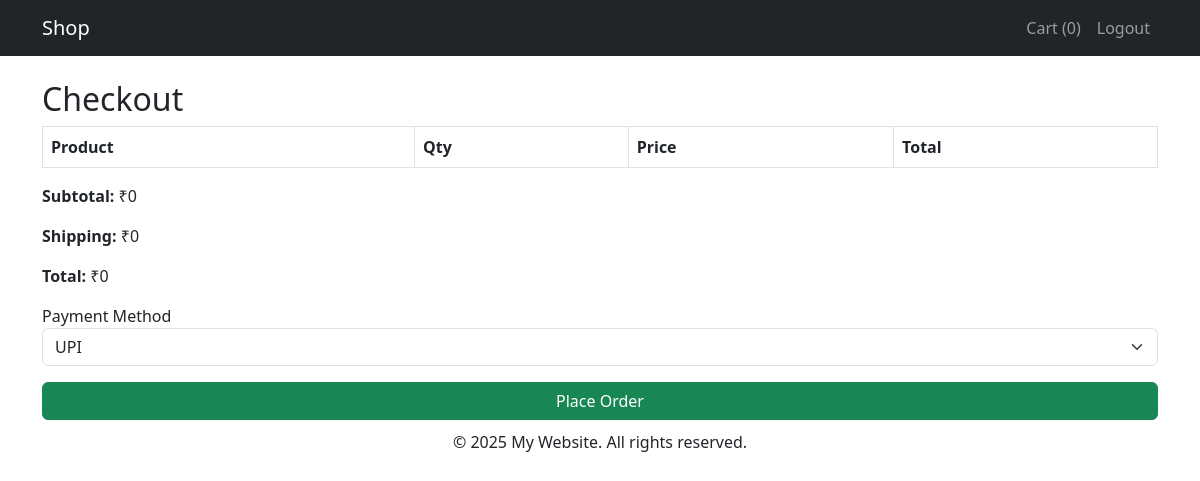
The page /proceed_to_checkout/ (signed in) on the database as committed earlier.
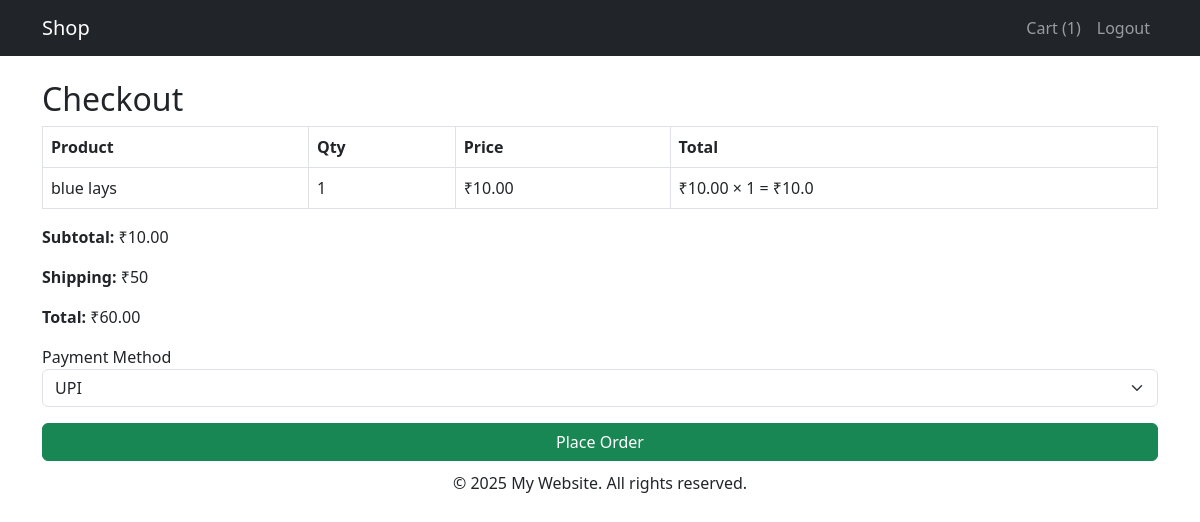
The same page on the database as committed later.
### backend/models.py (models this page shows, shortened)
class Cart(models.Model):
    id = models.BigAutoField(primary_key=True)
    custom_user = models.ForeignKey(CustomUser,on_delete=models.SET_NULL,blank=True,null=True)
    product =  models.ForeignKey(Product,on_delete=models.SET_NULL,blank=True,null=True)
    qty = models.IntegerField()
    class Meta:
        db_table = 'cart'

class Product(models.Model):
    id = models.BigAutoField(primary_key=True)
    name = models.CharField(max_length=255)
    category=models.ForeignKey(Category,null=True,blank=True,on_delete=models.SET_NULL, related_name='products')
    brand=models.ForeignKey(Brand,null=True,blank=True,on_delete=models.SET_NULL)
    price=models.DecimalField(max_digits=10,decimal_places=2,null=True,blank=True)
    qty=models.IntegerField(null=True,blank=True)
    alert_stock=models.IntegerField(null=True,blank=True)
    image_path = models.ImageField(upload_to='product',null=True,blank=True,default='no_image_available.jpg')
    class Meta:
        db_table = 'product'

### frontend/views.py (the view)
# urls.py: path('proceed_to_checkout/', proceed_to_checkout, name='proceed_to_checkout'),
@login_required
def proceed_to_checkout(request):
    user = request.user
    cart_items = Cart.objects.filter(custom_user=user)
    subtotal = sum(item.product.price * item.qty for item in cart_items)
    shipping = 50 if cart_items else 0  # ₹50 shipping if there are items
    total = subtotal + shipping
    data = {
        'cart_items': cart_items,
        'subtotal': subtotal,
        'shipping': shipping,
        'total': total,
        'page_title': 'Cart',
        'cart_count': cart_items.count(),
    }
    return render(request, 'frontend/order.html', data)

### frontend/templatetags/custom_filters.py (called while the page is built)
@register.filter
def mul(value, arg):
    try:
        return float(value) * float(arg)
    except (ValueError, TypeError):
        return ''

### frontend/templates/frontend/order.html (shortened to what this page needs)
{% extends 'frontend/layout/app.html' %}
{% load custom_filters %}
{% block content %}
<div class="container mt-4">
  <h2>Checkout</h2>
  <form method="POST" action="{% url 'place_order' %}">
    <table class="table table-bordered">
      <thead>
        <tr>
          <th>Product</th>
          <th>Qty</th>
          <th>Price</th>
          <th>Total</th>
        </tr>
      </thead>
      <tbody>
        {% for row in cart_items %}
        <tr>
          <td>{{ row.product.name }}</td>
          <td>{{ row.qty }}</td>
          <td>₹{{ row.product.price }}</td>
          <td>₹{{ row.product.price }} × {{ row.qty }} = ₹{{ row.product.price|mul:row.qty }}</td>
        </tr>
        {% endfor %}
      </tbody>
    </table>
    <p><strong>Subtotal:</strong> ₹{{ subtotal }}</p>
    <p><strong>Shipping:</strong> ₹{{ shipping }}</p>
    <p><strong>Total:</strong> ₹{{ total }}</p>
    <div class="mb-3">
      <label>Payment Method</label>
      <select name="payment_method" class="form-select">
        <option value="UPI">UPI</option>
      </select>
    </div>
    <button type="submit" class="btn btn-success w-100">Place Order</button>
  </form>
</div>
{% endblock %}

Rows that differ between the two databases and show on the page:
added Cart: product.name "blue lays", qty "1", product.price "10.00", product.price|mul "10.0"
Other text that changed with them:
{{ cart_count }}: "0" → "1"
{{ subtotal }}: "0" → "10.00"
{{ shipping }}: "0" → "50"
{{ total }}: "0" → "60.00"
